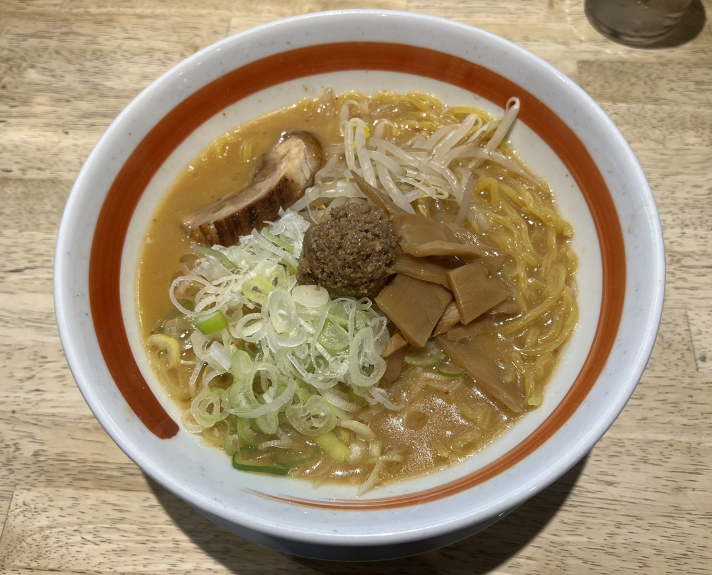
#> input picture S__2646018.jpg, 1424 x 1150 px (shown at 1/2 size)
$ python templatematch.py
#> lines starting #> are read from the running program, lines starting #| are printed output that depends on the picture; after the words box and inside, x2 and y2 are one past the last pixel; in counts of white or black regions, pixels touching at a corner belong together
import cv2
import numpy as np
import matplotlib.pyplot as plt

#対象画像
img = cv2.imread('./S__2646018.jpg')
#> img is the input picture: shape (1150, 1424, 3); mean B, G, R 113.2, 143.6, 162.7
#テンプレート画像
templ = cv2.imread('./S__2646020.jpg')
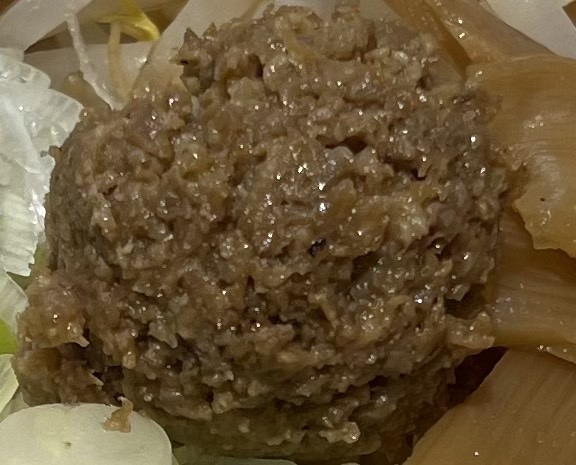
#> input picture S__2646020.jpg, 576 x 465 px
#> templ is the input picture: shape (465, 576, 3); mean B, G, R 53.5, 84.3, 104.5

# グレースケール化
img_gray = cv2.cvtColor(img, cv2.COLOR_BGR2GRAY)
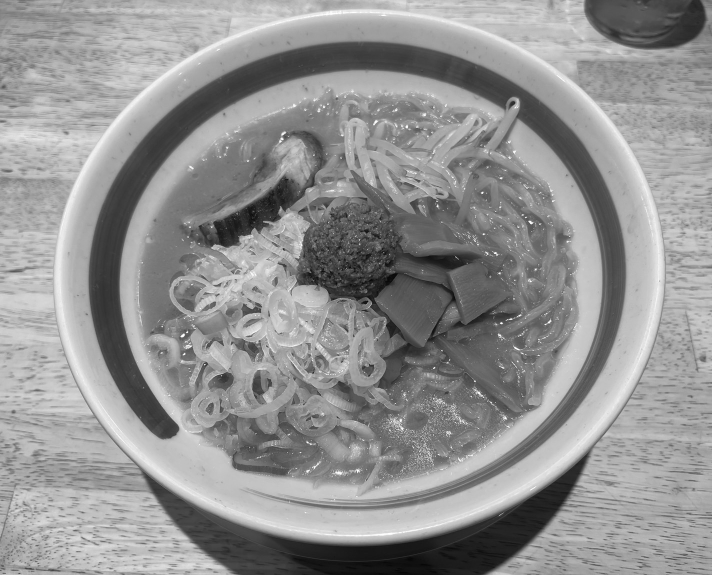
#> img_gray: shape (1150, 1424) (shown at 1/2 size); min 5, max 255, mean 145.9
templ_gray = cv2.cvtColor(templ, cv2.COLOR_BGR2GRAY)
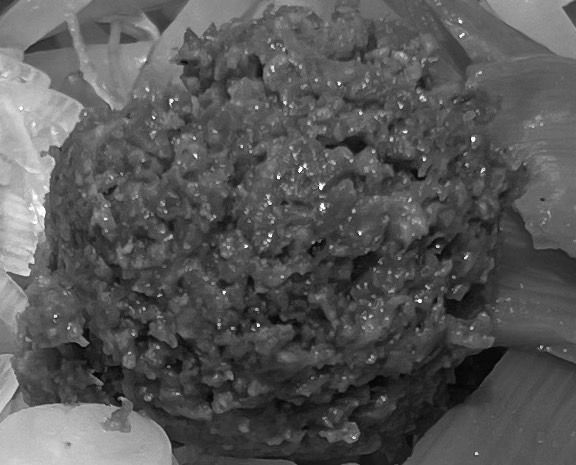
#> templ_gray: shape (465, 576); min 5, max 255, mean 86.8

#cv2.TM_CCOEFF_NORMED(正規化相互相関演算)によりパターンマッチング
result = cv2.matchTemplate(img_gray,templ_gray,cv2.TM_CCOEFF_NORMED)
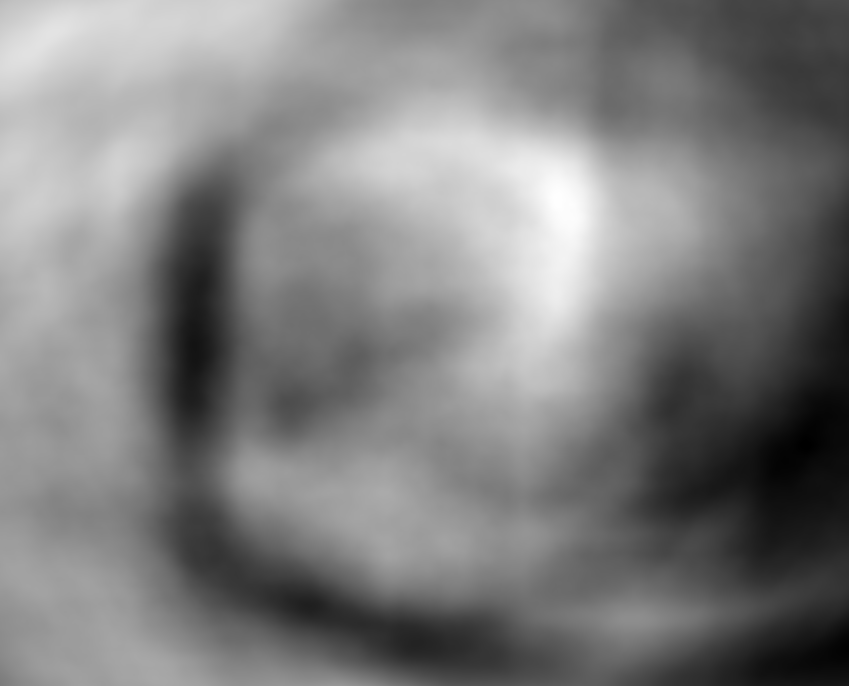
#> result: shape (686, 849) float32; min -0.298, max 0.384, mean 0.0407; drawn with min black and max white

print(result)
#> (printed output is left out)
#類似度が閾値以上の箇所を抽出
threshold =0.38
match_y, match_x = np.where(result >= threshold)
#> match_y = 156 values from 191 to 208; match_x = 156 values, max 563 at index 69, min 552 at index 37, mean 557.9
print(match_x,match_y)
#| [557 558 559 555 556 557 558 559 560 554 555 556 557 558 559 560 561 553
#|  554 555 556 557 558 559 560 561 562 553 554 555 556 557 558 559 560 561
#|  562 552 553 554 555 556 557 558 559 560 561 562 552 553 554 555 556 557
#|  558 559 560 561 562 553 554 555 556 557 558 559 560 561 562 563 553 554
#|  555 556 557 558 559 560 561 562 563 553 554 555 556 557 558 559 560 561
#|  562 563 554 555 556 557 558 559 560 561 562 554 555 556 557 558 559 560
#|  561 562 554 555 556 557 558 559 560 561 562 554 555 556 557 5 [191 191 191 192 192 192 192 192 192 193 193 193 193 193 193 193 193 194
#|  194 194 194 194 194 194 194 194 194 195 195 195 195 195 195 195 195 195
#|  195 196 196 196 196 196 196 196 196 196 196 196 197 197 197 197 197 197
#|  197 197 197 197 197 198 198 198 198 198 198 198 198 198 198 198 199 199
#|  199 199 199 199 199 199 199 199 199 200 200 200 200 200 200 200 200 200
#|  200 200 201 201 201 201 201 201 201 201 201 202 202 202 202 202 202 202
#> (further printed lines are left out)

#テンプレート画像のサイズ
w = templ.shape[1]
#> w = 576
h = templ.shape[0]
#> h = 465

#元画像のコピー
dst = img.copy()

#マッチした箇所に赤枠を描画
for x,y in zip(match_x, match_y):
    cv2.rectangle(dst,(x,y),(x+w, y+h),(0,0,225),2)
#> this loop made 156 passes
#> (x, y) on passes 1 to 3: (557, 191), (558, 191), (559, 191)
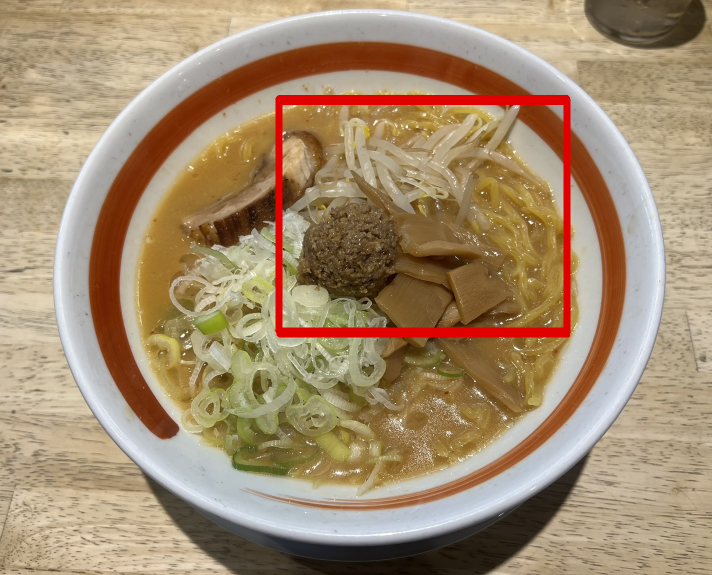
#> dst: shape (1150, 1424, 3) (shown at 1/2 size); 2.2% of pixels changed, all inside (x1, y1, x2, y2) = (551, 190, 1141, 675)

plt.imshow(cv2.cvtColor(dst,cv2.COLOR_BGR2RGB))
plt.show()
